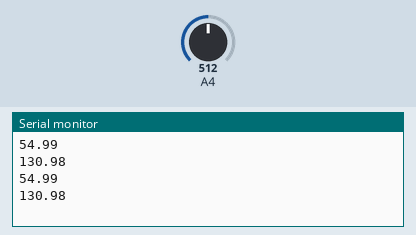
Bench run of a sketch on a simulated Arduino Uno, built with avr-gcc and run on an emulated ATmega328P. Parts: the last lines printed to the serial monitor. The inputs (shaded band) are chosen by the test bench; at power-on: A4 = 512.

Above: at 1.8 s.
1.9 s: A4 set to 716
At 2.8 s:
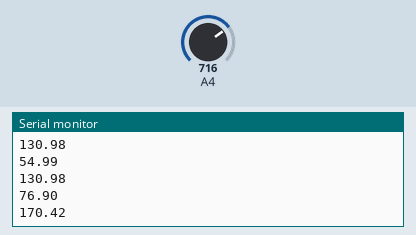
3.4 s: A4 set to 900
At 4.8 s:
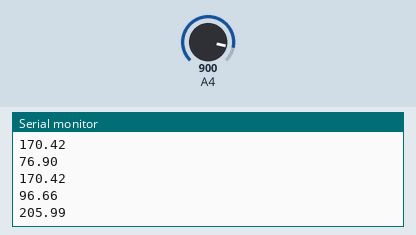
Timing chart, 0 to 6.4 s (numbered marks = the images above; inputs shaded):
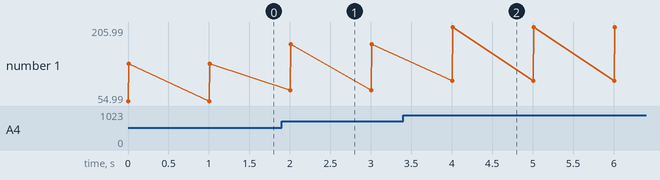

The sketch:

triC_temp.ino
```cpp
float temp, tempC, tempF;

void setup() {
  Serial.begin(9600);
  analogReference(INTERNAL);
}

void loop() {
  temp = analogRead(A4);
  tempC = 1.074 * temp / 10;
  tempF = tempC * 1.8 + 32;

  Serial.println(tempC);
  Serial.println(tempF);
  delay(1000);
}
```

Measured:
- after the input at 1.9 s, the serial monitor: prints a new line after 0.10 s (image 1)
- after the input at 3.4 s, the serial monitor: prints a new line after 0.60 s (image 2)
- plotted number 1: 130.98 → 170.42 after the input at 1.9 s, 170.42 → 205.99 after the input at 3.4 s
